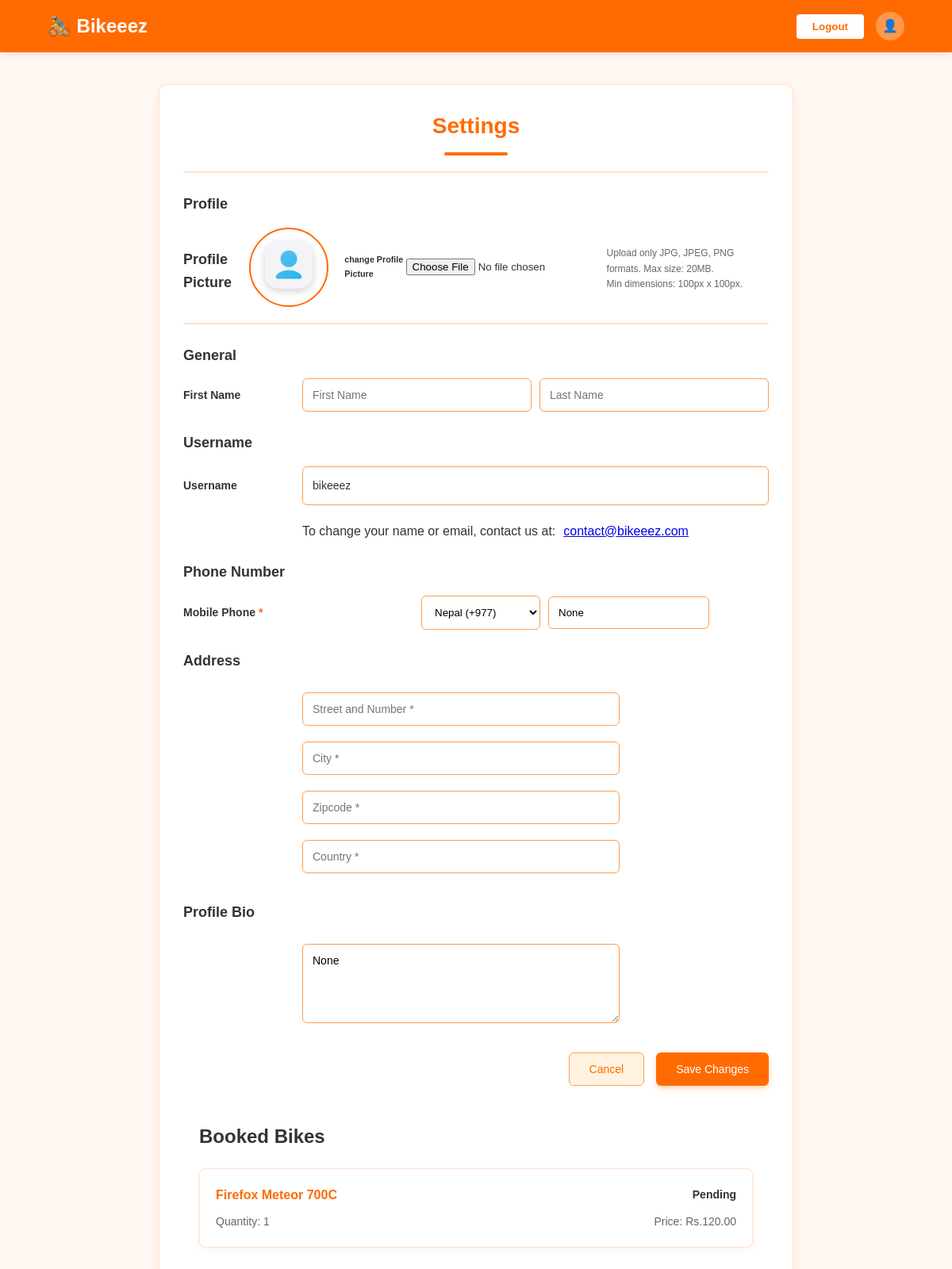
Page /users/profile/ (signed in) on the committed database.
### users/models.py (models this page shows, shortened)
class UserProfile(models.Model):
    user = models.OneToOneField(User, on_delete = models.CASCADE)
    profile_pic = models.ImageField(upload_to='profile_pics/', blank=True, null=True, default='default_profile_pic.png')
    phone_number = models.CharField(max_length=20, blank=True, null=True)  # <--- Added this line
    street_number = models.CharField(max_length = 10)
    zipcode = models.CharField(max_length = 10)
    city = models.CharField(max_length=50)
    country = models.CharField(max_length = 50)
    bio = models.TextField(blank=True, null = True)

### booking/models.py (models this page shows, shortened)
class Booking(models.Model):
    user = models.ForeignKey(User, on_delete=models.CASCADE)  # Links the booking to a user
    bike = models.ForeignKey(Bikes, on_delete=models.CASCADE)  # Links the booking to a bike
    start_date = models.DateField()  # Start date of the booking
    end_date = models.DateField()  # End date of the booking
    quantity = models.PositiveIntegerField(default=1)  # Number of bikes being rented
    total_price = models.DecimalField(max_digits=10, decimal_places=2)  # Total price for the booking
    created_at = models.DateTimeField(auto_now_add=True)  # Automatically set creation time
    status = models.CharField(max_length=20, default='Pending')  # Booking status (e.g., Pending, Confirmed)

### bikes/models.py (models this page shows, shortened)
class Bikes(models.Model):
    name = models.CharField(max_length = 100)
    description = models.TextField(blank = True)
    short_description = models.TextField(blank = True)
    category = models.CharField(max_length=50, choices=[
        ('mountain','Mountain'),
        ('city','City'),
        ('electric', 'Electric'),
        ('road','Road'),
        ('hybrid','Hybrid'),
    ])
    image = models.ImageField(upload_to = 'bike_image/', null=True, blank=True)
    daily_rate = models.DecimalField(max_digits=6, decimal_places=2)
    weekly_rate = models.DecimalField(max_digits=6, decimal_places=2)
    is_available = models.BooleanField(default = True)
    location = models.CharField(max_length=100, blank=True)
    rating = models.FloatField(default = 0)
    quantity = models.PositiveIntegerField(default=1)
    created_at = models.DateTimeField(auto_now_add=True)
    updated_at = models.DateTimeField(auto_now = True)

### users/views.py (the view)
# urls.py: path('profile/', views.profile_view, name ='profile'),
@login_required
def profile_view(request):
    user = request.user
    profile, created = UserProfile.objects.get_or_create(user=user)
    booked_bikes = Booking.objects.filter(user=user)  # Fetching all bookings made by the user
    if request.method == 'POST':
        form = UserProfileForm(request.POST, request.FILES, instance=profile, user=user)
        if form.is_valid():
            user.first_name = form.cleaned_data['first_name']
            user.last_name = form.cleaned_data['last_name']
            user.save()
            form.save()
            return redirect('profile')
    else:
        form = UserProfileForm(instance=profile, user=user)
    return render(request, 'profile.html', {
        'form': form,
        'profile': profile,
        'user_rentals': booked_bikes
    })

### users/forms.py
class UserProfileForm(forms.ModelForm):
    first_name = forms.CharField(max_length=30)
    last_name = forms.CharField(disabled=True)
    username = forms.CharField(disabled=True)  # ✅ ADD THIS LINE
    class Meta:
        model = UserProfile
        fields = ['street_number', 'zipcode', 'city', 'country', 'profile_pic', 'bio']
    def __init__(self, *args, **kwargs):
        user = kwargs.pop('user', None)
        super(UserProfileForm, self).__init__(*args, **kwargs)
        if user:
            self.fields['first_name'].initial = user.first_name
            self.fields['last_name'].initial = user.last_name
            self.fields['username'].initial = user.username  # ✅ This will now work!

### bike_rental/templates/profile.html (shortened to what this page needs)
{% load static %}
<!DOCTYPE html>
<html lang="en">
<head>
</head>
<body>
    <header class="header">
        <button type="button" class="logo" data-url="{% url 'home' %}" onclick="redirectToHome()">
            🚴‍♂️ Bikeeez
        </button>
        <div class="language-currency">
            <button type="button" class="loginBtn" data-url="{% url 'logout' %}" onclick="redirectToLogout()">
                Logout
            </button>
            <div class="user-icon">👤</div>
        </div>
    </header>
    <div class="container">
        <h2>Settings</h2>
        <hr />
        <form method="POST" enctype="multipart/form-data">
            <h3>Profile</h3>
            <div class="profile-section">
                {% if profile.profile_pic %}
                <h3> Profile Picture</h3>
                <img src="{{ profile.profile_pic.url }}" alt="Profile Picture" class="profile-pic">
                <h6>change Profile Picture</h6>
                <input type="file" name="profile_pic" accept="image/png, image/jpeg, image/jpg" />
                <p class="profile-text">
                    Upload only JPG, JPEG, PNG formats. Max size: 20MB.<br />
                    Min dimensions: 100px x 100px.
                </p>
                {% endif %}
            </div>
            <hr />
            <h3>General</h3>
            <div class="form-row">
                <div class="form-label">First Name</div>
                <input type="text" name="first_name" class="form-input form-input-small"
                    value="{{ form.first_name.value }}" placeholder="First Name" />
                <input type="text" name="last_name" class="form-input form-input-small"
                    value="{{ form.last_name.value }}" placeholder="Last Name" style="margin-left: 10px" />
            </div>
            <h3>Username</h3>
            <div class="form-row">
                <div class="form-label">Username</div>
                <div class="form-input">{{ user.username }}</div>
            </div>
            <p class="email-note">
                To change your name or email, contact us at:
                <a href="mailto:contact@bikeeez.com">contact@bikeeez.com</a>
            </p>
            <h3>Phone Number</h3>
            <div class="form-row">
                <div class="form-label">Mobile Phone <span class="required">*</span></div>
                <div class="phone-input">
                    <select class="country-select" name="country">
                        <option value="Nepal">Nepal (+977)</option>
                    </select>
                    <input type="tel" class="phone-field" name="phone_number" placeholder="Phone number"
                        value="{{ profile.phone_number }}" />
                </div>
            </div>
            <h3>Address</h3>
            <input type="text" class="address-input" name="street_number" placeholder="Street and Number *"
                value="{{ profile.street_number }}" />
            <input type="text" class="address-input" name="city" placeholder="City *" value="{{ profile.city }}" />
            <input type="text" class="address-input" name="zipcode" placeholder="Zipcode *"
                value="{{ profile.zipcode }}" />
            <input type="text" class="address-input" name="country" placeholder="Country *"
                value="{{ profile.country }}" />
            <h3>Profile Bio</h3>
            <textarea class="bio-textarea" name="bio">{{ profile.bio }}</textarea>
            <div class="button-group">
                <button type="button" class="cancel-btn">Cancel</button>
                <button type="submit" class="save-btn">Save Changes</button>
            </div>
        </form>
        <div class="booked-bikes-section">
            <h3>Booked Bikes</h3>
            <div class="booked-bikes-container">
                {% for booking in user_rentals %}
                <div class="bike-card">
                    <div class="bike-card-header">
                        <h4>{{ booking.bike.name }}</h4>
                        <span class="status-{{ booking.status }}">{{ booking.status }}</span>
                    </div>
                    <div class="bike-card-details">
                        <span>Quantity: {{ booking.quantity }}</span>
                        <span>Price: Rs.{{ booking.total_price }} </span>
                    </div>
                </div>
                {% empty %}
                <p>No booked bikes found.</p>
                {% endfor %}
            </div>
        </div>
    </div>
</body>
</html>

### bike_rental/templates/profile.html (style rules this page uses)
* { margin: 0; padding: 0; box-sizing: border-box; font-family: "Arial", sans-serif; }
body { color: #333; line-height: 1.6; background-color: #fff8f2; }
.header { display: flex; justify-content: space-between; align-items: center; padding: 15px 5%; background-color: #ff6b00; box-shadow: 0 2px 10px rgba(0, 0, 0, 0.1); }
.logo { font-size: 24px; font-weight: bold; color: white; background-color: #ff6b00; border: none; }
.language-currency { display: flex; align-items: center; gap: 15px; }
.loginBtn { padding: 8px 20px; background-color: white; color: #ff6b00; border: none; border-radius: 4px; cursor: pointer; font-weight: bold; transition: all 0.3s; }
.user-icon { width: 36px; height: 36px; border-radius: 50%; background-color: rgba(255, 255, 255, 0.3); display: flex; justify-content: center; align-items: center; cursor: pointer; color: white; transition: all 0.3s; }
.container { width: 80%; max-width: 800px; margin: 40px auto; background: white; padding: 30px; border-radius: 10px; box-shadow: 0 4px 15px rgba(255, 107, 0, 0.1); border: 1px solid #ffe0cc; }
h2 { font-size: 28px; color: #ff6b00; margin-bottom: 20px; text-align: center; position: relative; }
h2:after { content: ""; display: block; width: 80px; height: 4px; background: #ff6b00; margin: 10px auto 0; border-radius: 2px; }
h3 { font-size: 18px; color: #333; margin: 25px 0 15px; }
hr { border: 1px solid #ffe0cc; margin: 20px 0; }
.profile-section { display: flex; align-items: center; justify-content: center; margin-bottom: 20px; }
.profile-pic { width: 100px; height: 100px; border-radius: 50%; object-fit: cover; margin-right: 20px; border: 2px solid #ff6b00; transition: all 0.3s; }
.profile-text { font-size: 12px; color: #666; margin-top: 5px; }
.form-row { display: flex; align-items: center; margin-bottom: 20px; }
.form-label { width: 150px; font-size: 14px; color: #333; font-weight: bold; }
.form-input { flex: 1; padding: 12px; border: 1px solid #ff9e4d; border-radius: 6px; font-size: 14px; background-color: rgba(255, 255, 255, 0.8); transition: all 0.3s; }
.form-input-small { width: 150px; }
.email-note, .phone-input { display: flex; gap: 10px; align-items: center; margin-left: 150px; }
.country-select { width: 150px; padding: 12px; border: 1px solid #ff9e4d; border-radius: 6px; background-color: rgba(255, 255, 255, 0.8); }
.phone-field { flex: 1; padding: 12px; border: 1px solid #ff9e4d; border-radius: 6px; }
.address-input, .bio-textarea { width: 100%; max-width: 400px; padding: 12px; border: 1px solid #ff9e4d; border-radius: 6px; font-size: 14px; margin: 10px 0 10px 150px; background-color: rgba(255, 255, 255, 0.8); }
.bio-textarea { height: 100px; resize: vertical; }
.button-group { display: flex; justify-content: flex-end; gap: 15px; margin-top: 20px; }
.cancel-btn { background-color: #fff3e0; color: #ff6b00; border: 1px solid #ff9e4d; padding: 12px 25px; border-radius: 6px; cursor: pointer; font-size: 14px; transition: all 0.3s; }
.save-btn { background-color: #ff6b00; color: white; border: none; padding: 12px 25px; border-radius: 6px; cursor: pointer; font-size: 14px; transition: all 0.3s; box-shadow: 0 3px 6px rgba(255, 107, 0, 0.3); }
.required { color: #ff6b00; }
.booked-bikes-section { padding: 20px; }
.booked-bikes-section h3 { font-size: 24px; color: #333; margin-bottom: 20px; }
.booked-bikes-container { display: flex; flex-direction: column; gap: 20px; margin-top: 20px; }
.bike-card { background: #fff; border: 1px solid #ffe0cc; border-radius: 8px; padding: 20px; box-shadow: 0 2px 10px rgba(255, 107, 0, 0.1); transition: all 0.3s; }
.bike-card-header { display: flex; justify-content: space-between; align-items: center; margin-bottom: 10px; }
.bike-card-header h4 { font-size: 16px; color: #ff6b00; font-weight: bold; margin: 0; }
.bike-card-header span { font-size: 14px; font-weight: bold; }
.bike-card-details { display: flex; justify-content: space-between; font-size: 14px; color: #666; }

### rows in the picture
UserProfile: profile_pic (placeholder picture), phone_number "None", bio "None"
Booking: bike.name "Firefox Meteor 700C", status "Pending", quantity "1", total_price "120.00"

### other values in the picture
{{ user.username }} "bikeeez"
